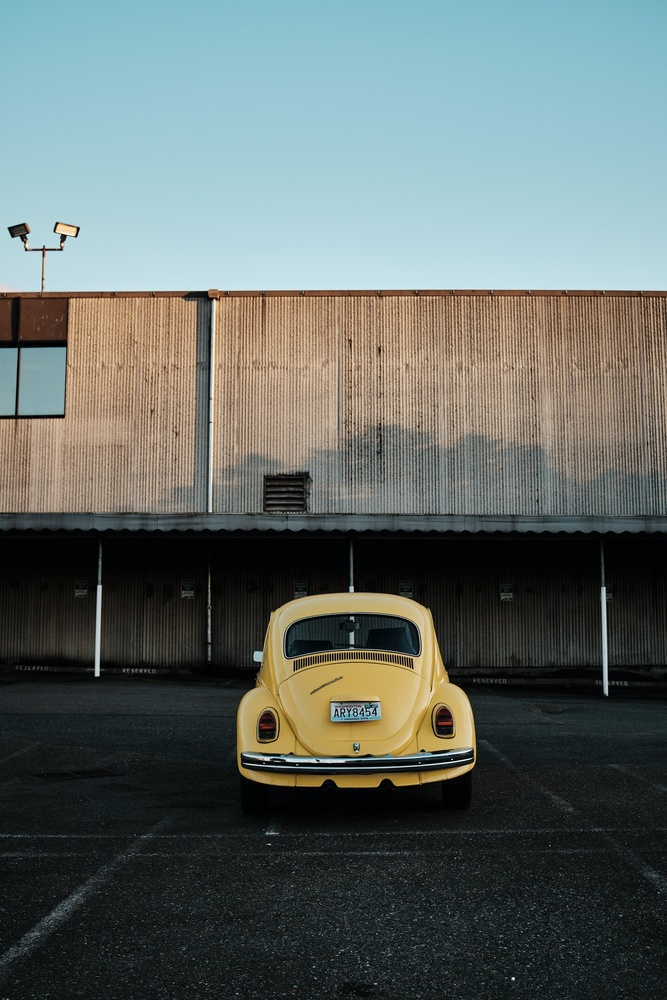
#> input picture oldCar.jpg, 667 x 1000 px, shrunk from 1280 x 1920 before the run
$ python Blurs.py
#> lines starting #> are read from the running program, lines starting #| are printed output that depends on the picture
from PIL import Image, ImageDraw


def blur(image, kernel):
    # Load image:
#> called with image = 'oldCar.jpg'
    input_image = Image.open(image)
#> input_image is the input picture: PIL image 667x1000 RGB; mean R, G, B 97.5, 106.9, 103.7
    input_pixels = input_image.load()

    # Middle of the kernel
    offset = len(kernel) // 2

    # Create output image
    output_image = Image.new("RGB", input_image.size)
#> output_image: PIL image 667x1000 RGB; every value is 0
    draw = ImageDraw.Draw(output_image)

    # Compute convolution between intensity and kernels
    for x in range(offset, input_image.width - offset):
        for y in range(offset, input_image.height - offset):
            acc = [0, 0, 0]
            for a in range(len(kernel)):
                for b in range(len(kernel)):
                    xn = x + a - offset
                    yn = y + b - offset
                    pixel = input_pixels[xn, yn]
                    acc[0] += pixel[0] * kernel[a][b]
                    acc[1] += pixel[1] * kernel[a][b]
                    acc[2] += pixel[2] * kernel[a][b]

            draw.point((x, y), (int(acc[0]), int(acc[1]), int(acc[2])))

    output_image.save("output.jpg")
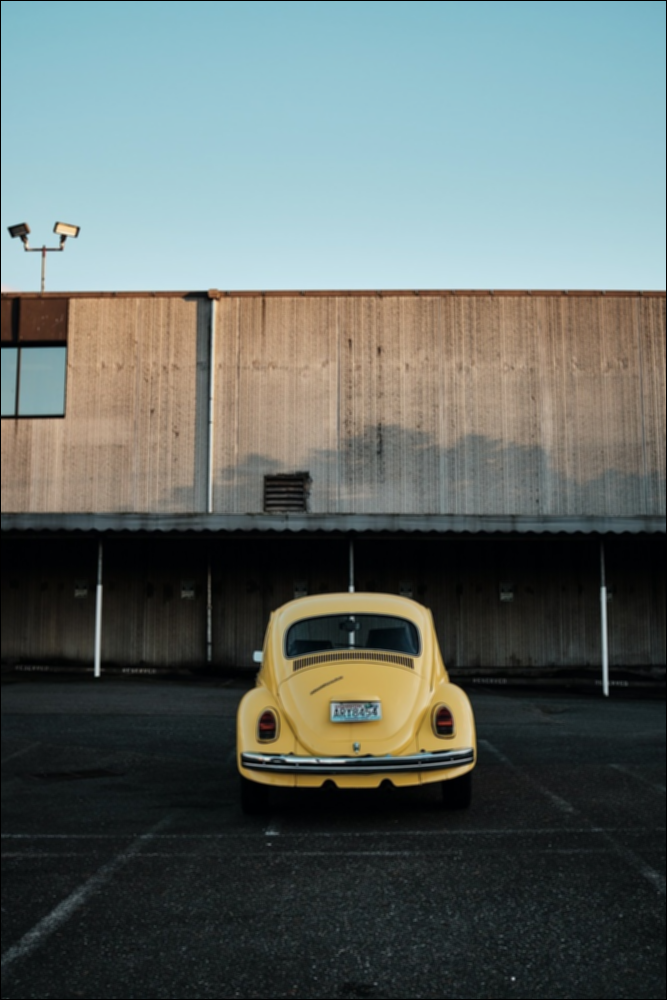
#> saved as output.jpg: PIL image 667x1000 RGB; mean R, G, B 96.6, 105.9, 102.7


def blurIteration(inputImage, outputImage, kernal, iterations):
    print("Working on iteration 1")
    blur(inputImage, kernal)
    print("Iteration 1 done")
    for x in range(1, iterations):
        print("Working on iteration ", x + 1)
        blur(outputImage, kernal)
        print("Iteration ", x + 1, " done")

        # Box Blur kernel
box_kernel3x3 = [[1 / 9, 1 / 9, 1 / 9],
                 [1 / 9, 1 / 9, 1 / 9],
                 [1 / 9, 1 / 9, 1 / 9]]

box_kernel9x9 = [[1 / 81, 1 / 81, 1 / 81, 1/81, 1/81, 1/81, 1/81, 1/81, 1/81],
                 [1 / 81, 1 / 81, 1 / 81, 1/81, 1/81, 1/81, 1/81, 1/81, 1/81],
                 [1 / 81, 1 / 81, 1 / 81, 1/81, 1/81, 1/81, 1/81, 1/81, 1/81],
                 [1 / 81, 1 / 81, 1 / 81, 1/81, 1/81, 1/81, 1/81, 1/81, 1/81],
                 [1 / 81, 1 / 81, 1 / 81, 1/81, 1/81, 1/81, 1/81, 1/81, 1/81],
                 [1 / 81, 1 / 81, 1 / 81, 1/81, 1/81, 1/81, 1/81, 1/81, 1/81],
                 [1 / 81, 1 / 81, 1 / 81, 1/81, 1/81, 1/81, 1/81, 1/81, 1/81],
                 [1 / 81, 1 / 81, 1 / 81, 1/81, 1/81, 1/81, 1/81, 1/81, 1/81],
                 [1 / 81, 1 / 81, 1 / 81, 1/81, 1/81, 1/81, 1/81, 1/81, 1/81], ]

# Gaussian kernel
gaussian_kernel = [[1 / 256, 4 / 256,  6 / 256,  4 / 256, 1 / 256],
                   [4 / 256, 16 / 256, 24 / 256, 16 / 256, 4 / 256],
                   [6 / 256, 24 / 256, 36 / 256, 24 / 256, 6 / 256],
                   [4 / 256, 16 / 256, 24 / 256, 16 / 256, 4 / 256],
                   [1 / 256, 4 / 256,  6 / 256,  4 / 256, 1 / 256]]

# Select kernel here:
kernel = box_kernel3x3

blurIteration("oldCar.jpg", "output.jpg", kernel, 3)
